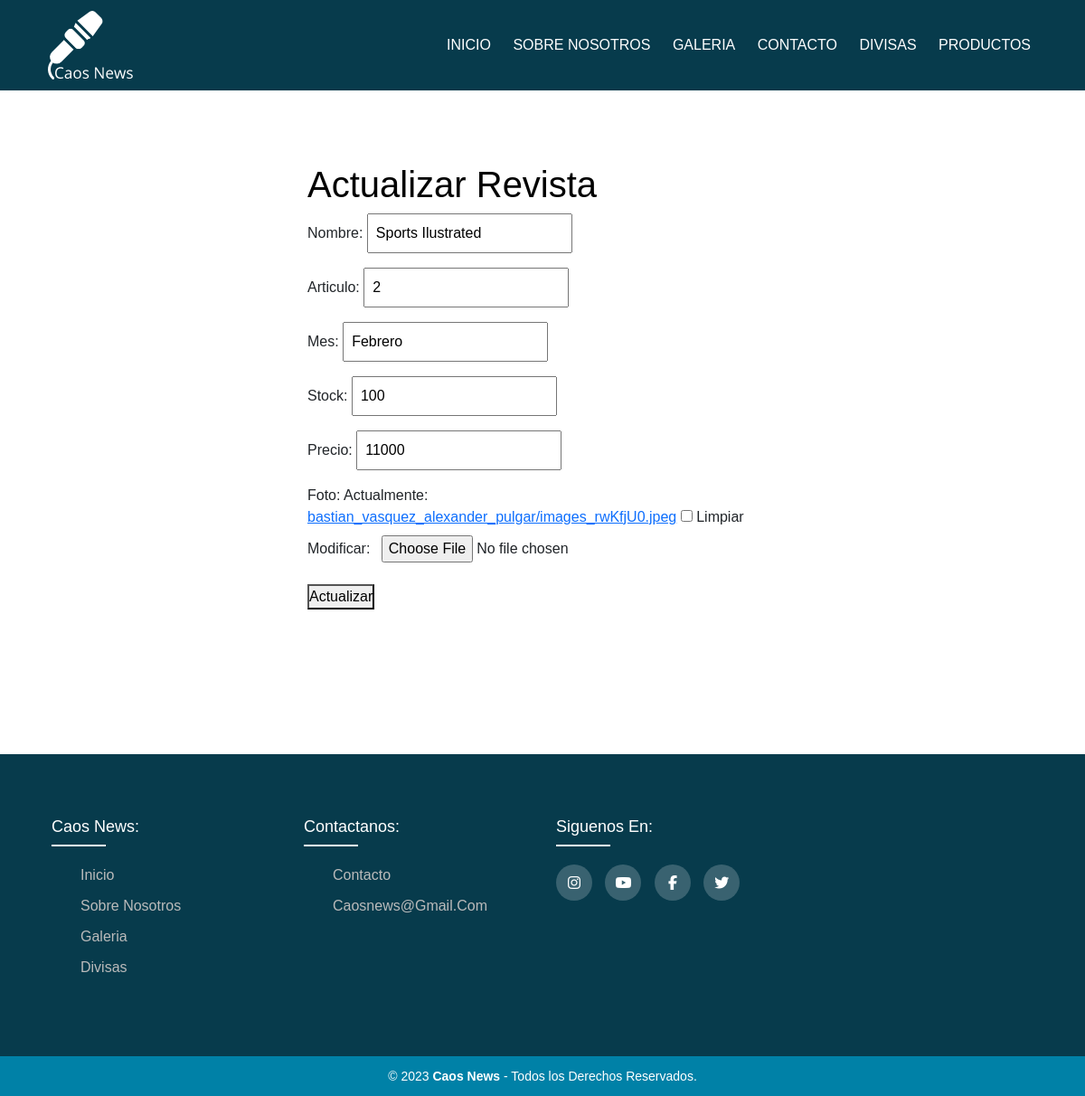
The page /caosnews/actualizarrev/16/ on the database its author committed.
### CaosNews/models.py (models this page shows)
class Revista(models.Model):
    nombre=models.CharField(max_length=50)
    articulo=models.IntegerField()
    mes=models.CharField(max_length=50)
    stock=models.IntegerField()
    precio=models.IntegerField()
    foto=models.ImageField(null=True, blank=True, upload_to="bastian_vasquez_alexander_pulgar",)

### CaosNews/views.py (the view)
# urls.py: path('caosnews/actualizarrev/<int:id>/', views.actualizarrev, name='actualizarrev'),
def actualizarrev(request, id):
    revista = Revista.objects.get(id=id)
    if request.method == 'POST':
        form = RevistaForm(request.POST, request.FILES, instance=revista)
        if form.is_valid():
            form.save()
            return redirect('crud')
    else:
        form = RevistaForm(instance=revista)
    context = {
        'form': form,
        'revista': revista,
    }
    return render(request, 'caosnews/actualizarrev.html', context)

### CaosNews/forms.py
class RevistaForm(forms.ModelForm):
    class Meta:
        model = Revista
        fields = ['nombre', 'articulo', 'mes', 'stock', 'precio', 'foto']

### CaosNews/templates/caosnews/actualizarrev.html (shortened to what this page needs)
{% extends 'caosnews/base.html' %}
{% load static %}
{% block contenido %}
<link rel="stylesheet" href="{% static 'caosnews/css/EstilosCrud.css' %}">
<div class="container2">
    <h1>Actualizar Revista</h1>
    <form  method="post" enctype="multipart/form-data">
        {{form.as_p}}
        <button type="submit" id="new">Actualizar</button>
    </form>
</div>
{% endblock %}

### rows shown on the page
Revista: nombre "Sports Ilustrated", articulo "2", mes "Febrero", stock "100", precio "11000"
